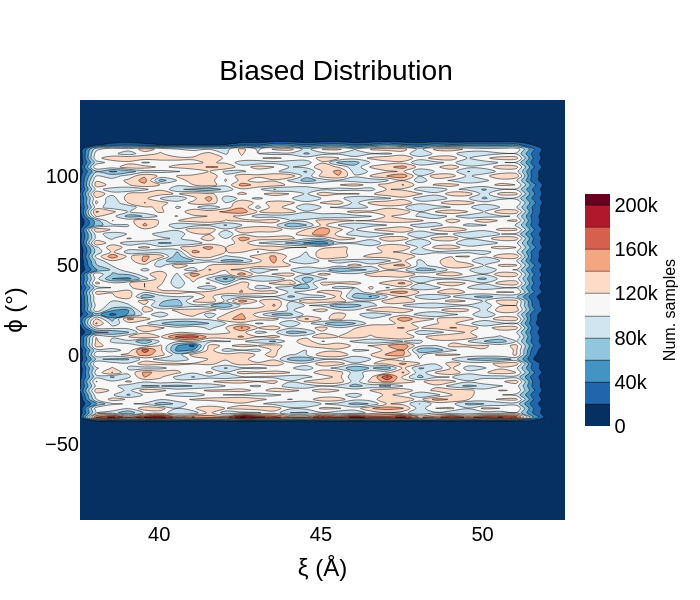

The cell this chart's notebook holds for it:
### Code cell
fig = go.Figure( \
    data = go.Contour( \
        z=bia_array,
        x=cols, y=rows,
                #     contours=dict(
            #start=0,
            #end=15,
            #size=1),
                      colorscale='RdBu',
                      reversescale=True,
                      colorbar=dict(
            title='Num. samples', # title here
            titleside='right',
            titlefont=dict(
                size=16,
                family='Arial, sans-serif',
            color='black'),
            thickness=25,
            thicknessmode='pixels',
            len=0.6,
            lenmode='fraction',
            outlinewidth=0)));
fig.update_layout(
    title={
        'text': "Biased Distribution",
        'y':0.9,
        'x':0.48,
        'xanchor': 'center',
        'yanchor': 'top'},
    xaxis_title="ξ (Å)",
    yaxis_title="ϕ (°)",
    font=dict(size=20,family='Arial',color='black'),
    showlegend=False
)
fig['layout'].update(width=700,height=600)
fig.show()

### Figure 1 — Plotly figure (JSON) as saved in the notebook; plotly's stock layout.template omitted (floating-point values rounded to 4 significant figures; data arrays with more than 128 entries replaced by an {"elided": "..."} marker saying what was removed)
{"data": [{"autocontour": true, "colorbar": {"len": 0.6, "lenmode": "fraction", "outlinewidth": 0, "thickness": 25, "thicknessmode": "pixels", "title": {"font": {"color": "black", "family": "Arial, sans-serif", "size": 16}, "side": "right", "text": "Num. samples"}}, "colorscale": [[0, "rgb(103,0,31)"], [0.1, "rgb(178,24,43)"], [0.2, "rgb(214,96,77)"], [0.3, "rgb(244,165,130)"], [0.4, "rgb(253,219,199)"], [0.5, "rgb(247,247,247)"], [0.6, "rgb(209,229,240)"], [0.7, "rgb(146,197,222)"], [0.8, "rgb(67,147,195)"], [0.9, "rgb(33,102,172)"], [1, "rgb(5,48,97)"]], "contours": {"end": 200000, "size": 20000, "start": 20000}, "reversescale": true, "type": "contour", "x": [37.55, 38.05, 38.55, 39.05, 39.55, 40.05, 40.55, 41.05, 41.55, 42.05, 42.55, 43.05, 43.55, 44.05, 44.55, 45.05, 45.55, 46.05, 46.55, 47.05, 47.55, 48.05, 48.55, 49.05, 49.55, 50.05, 50.55, 51.05, 51.55, 52.05, 52.55], "y": [-92.45, -79.95, -54.95, -44.95, -42.45, -39.95, -37.45, -34.95, -32.45, -29.95, -27.45, -24.95, -22.45, -19.95, -17.45, -14.95, -12.45, -9.95, -7.45, -4.95, -2.45, 0.05, 2.55, 5.05, 7.55, 10.05, 12.55, 15.05, 17.55, 20.05, 22.55, 25.05, 27.55, 30.05, 32.55, 35.05, 37.55, 40.05, 42.55, 45.05, 47.55, 50.05, 52.55, 55.05, 57.55, 60.05, 62.55, 65.05, 67.55, 70.05, 72.55, 75.05, 77.55, 80.05, 82.55, 85.05, 87.55, 90.05, 92.55, 95.05, 97.55, 100.0, 102.5, 105.0, 107.5, 110.0, 112.5, 115.0, 117.5, 120.0, 122.5, 125.0, 130.1, 142.6], "z": {"elided": "74x31 int values"}}], "layout": {"font": {"color": "black", "family": "Arial", "size": 20}, "height": 600, "showlegend": false, "title": {"text": "Biased Distribution", "x": 0.48, "xanchor": "center", "y": 0.9, "yanchor": "top"}, "width": 700, "xaxis": {"autorange": true, "range": [37.55, 52.55], "title": {"text": "ξ (Å)"}, "type": "linear"}, "yaxis": {"autorange": true, "range": [-92.45, 142.6], "title": {"text": "ϕ (°)"}, "type": "linear"}}}
